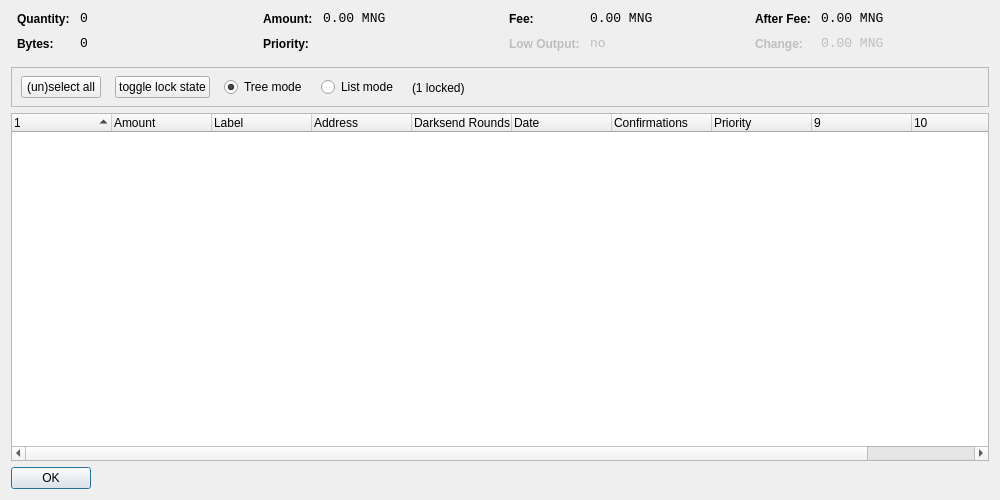
<?xml version="1.0" encoding="UTF-8"?>
<ui version="4.0">
 <class>CoinControlDialog</class>
 <widget class="QDialog" name="CoinControlDialog">
  <property name="geometry">
   <rect>
    <x>0</x>
    <y>0</y>
    <width>1000</width>
    <height>500</height>
   </rect>
  </property>
  <property name="windowTitle">
   <string>Coin Control</string>
  </property>
  <layout class="QVBoxLayout" name="verticalLayout">
   <item>
    <layout class="QHBoxLayout" name="horizontalLayoutTop" stretch="0,0,0,0">
     <property name="topMargin">
      <number>0</number>
     </property>
     <property name="bottomMargin">
      <number>10</number>
     </property>
     <item>
      <layout class="QFormLayout" name="formLayoutCoinControl1">
       <property name="horizontalSpacing">
        <number>10</number>
       </property>
       <property name="verticalSpacing">
        <number>10</number>
       </property>
       <property name="leftMargin">
        <number>6</number>
       </property>
       <property name="rightMargin">
        <number>6</number>
       </property>
       <item row="0" column="0">
        <widget class="QLabel" name="labelCoinControlQuantityText">
         <property name="styleSheet">
          <string notr="true">font-weight:bold;</string>
         </property>
         <property name="text">
          <string>Quantity:</string>
         </property>
        </widget>
       </item>
       <item row="0" column="1">
        <widget class="QLabel" name="labelCoinControlQuantity">
         <property name="font">
          <font>
           <family>Monospace</family>
           <pointsize>10</pointsize>
          </font>
         </property>
         <property name="cursor">
          <cursorShape>IBeamCursor</cursorShape>
         </property>
         <property name="contextMenuPolicy">
          <enum>Qt::ActionsContextMenu</enum>
         </property>
         <property name="text">
          <string notr="true">0</string>
         </property>
         <property name="textInteractionFlags">
          <set>Qt::LinksAccessibleByMouse|Qt::TextSelectableByKeyboard|Qt::TextSelectableByMouse</set>
         </property>
        </widget>
       </item>
       <item row="1" column="0">
        <widget class="QLabel" name="labelCoinControlBytesText">
         <property name="styleSheet">
          <string notr="true">font-weight:bold;</string>
         </property>
         <property name="text">
          <string>Bytes:</string>
         </property>
        </widget>
       </item>
       <item row="1" column="1">
        <widget class="QLabel" name="labelCoinControlBytes">
         <property name="font">
          <font>
           <family>Monospace</family>
           <pointsize>10</pointsize>
          </font>
         </property>
         <property name="cursor">
          <cursorShape>IBeamCursor</cursorShape>
         </property>
         <property name="contextMenuPolicy">
          <enum>Qt::ActionsContextMenu</enum>
         </property>
         <property name="text">
          <string notr="true">0</string>
         </property>
         <property name="textInteractionFlags">
          <set>Qt::LinksAccessibleByMouse|Qt::TextSelectableByKeyboard|Qt::TextSelectableByMouse</set>
         </property>
        </widget>
       </item>
      </layout>
     </item>
     <item>
      <layout class="QFormLayout" name="formLayoutCoinControl2">
       <property name="horizontalSpacing">
        <number>10</number>
       </property>
       <property name="verticalSpacing">
        <number>10</number>
       </property>
       <property name="leftMargin">
        <number>6</number>
       </property>
       <property name="rightMargin">
        <number>6</number>
       </property>
       <item row="0" column="0">
        <widget class="QLabel" name="labelCoinControlAmountText">
         <property name="styleSheet">
          <string notr="true">font-weight:bold;</string>
         </property>
         <property name="text">
          <string>Amount:</string>
         </property>
        </widget>
       </item>
       <item row="0" column="1">
        <widget class="QLabel" name="labelCoinControlAmount">
         <property name="font">
          <font>
           <family>Monospace</family>
           <pointsize>10</pointsize>
          </font>
         </property>
         <property name="cursor">
          <cursorShape>IBeamCursor</cursorShape>
         </property>
         <property name="contextMenuPolicy">
          <enum>Qt::ActionsContextMenu</enum>
         </property>
         <property name="text">
          <string notr="true">0.00 MNG</string>
         </property>
         <property name="textInteractionFlags">
          <set>Qt::LinksAccessibleByMouse|Qt::TextSelectableByKeyboard|Qt::TextSelectableByMouse</set>
         </property>
        </widget>
       </item>
       <item row="1" column="0">
        <widget class="QLabel" name="labelCoinControlPriorityText">
         <property name="styleSheet">
          <string notr="true">font-weight:bold;</string>
         </property>
         <property name="text">
          <string>Priority:</string>
         </property>
        </widget>
       </item>
       <item row="1" column="1">
        <widget class="QLabel" name="labelCoinControlPriority">
         <property name="font">
          <font>
           <family>Monospace</family>
           <pointsize>10</pointsize>
          </font>
         </property>
         <property name="cursor">
          <cursorShape>IBeamCursor</cursorShape>
         </property>
         <property name="contextMenuPolicy">
          <enum>Qt::ActionsContextMenu</enum>
         </property>
         <property name="text">
          <string/>
         </property>
         <property name="textInteractionFlags">
          <set>Qt::LinksAccessibleByMouse|Qt::TextSelectableByKeyboard|Qt::TextSelectableByMouse</set>
         </property>
        </widget>
       </item>
      </layout>
     </item>
     <item>
      <layout class="QFormLayout" name="formLayoutCoinControl3">
       <property name="horizontalSpacing">
        <number>10</number>
       </property>
       <property name="verticalSpacing">
        <number>10</number>
       </property>
       <property name="leftMargin">
        <number>6</number>
       </property>
       <property name="rightMargin">
        <number>6</number>
       </property>
       <item row="0" column="0">
        <widget class="QLabel" name="labelCoinControlFeeText">
         <property name="styleSheet">
          <string notr="true">font-weight:bold;</string>
         </property>
         <property name="text">
          <string>Fee:</string>
         </property>
        </widget>
       </item>
       <item row="0" column="1">
        <widget class="QLabel" name="labelCoinControlFee">
         <property name="font">
          <font>
           <family>Monospace</family>
           <pointsize>10</pointsize>
          </font>
         </property>
         <property name="cursor">
          <cursorShape>IBeamCursor</cursorShape>
         </property>
         <property name="contextMenuPolicy">
          <enum>Qt::ActionsContextMenu</enum>
         </property>
         <property name="text">
          <string notr="true">0.00 MNG</string>
         </property>
         <property name="textInteractionFlags">
          <set>Qt::LinksAccessibleByMouse|Qt::TextSelectableByKeyboard|Qt::TextSelectableByMouse</set>
         </property>
        </widget>
       </item>
       <item row="1" column="0">
        <widget class="QLabel" name="labelCoinControlLowOutputText">
         <property name="enabled">
          <bool>false</bool>
         </property>
         <property name="styleSheet">
          <string notr="true">font-weight:bold;</string>
         </property>
         <property name="text">
          <string>Low Output:</string>
         </property>
        </widget>
       </item>
       <item row="1" column="1">
        <widget class="QLabel" name="labelCoinControlLowOutput">
         <property name="enabled">
          <bool>false</bool>
         </property>
         <property name="font">
          <font>
           <family>Monospace</family>
           <pointsize>10</pointsize>
          </font>
         </property>
         <property name="cursor">
          <cursorShape>IBeamCursor</cursorShape>
         </property>
         <property name="contextMenuPolicy">
          <enum>Qt::ActionsContextMenu</enum>
         </property>
         <property name="text">
          <string notr="true">no</string>
         </property>
         <property name="textInteractionFlags">
          <set>Qt::LinksAccessibleByMouse|Qt::TextSelectableByKeyboard|Qt::TextSelectableByMouse</set>
         </property>
        </widget>
       </item>
      </layout>
     </item>
     <item>
      <layout class="QFormLayout" name="formLayoutCoinControl4">
       <property name="horizontalSpacing">
        <number>10</number>
       </property>
       <property name="verticalSpacing">
        <number>10</number>
       </property>
       <property name="leftMargin">
        <number>6</number>
       </property>
       <property name="rightMargin">
        <number>6</number>
       </property>
       <item row="0" column="0">
        <widget class="QLabel" name="labelCoinControlAfterFeeText">
         <property name="styleSheet">
          <string notr="true">font-weight:bold;</string>
         </property>
         <property name="text">
          <string>After Fee:</string>
         </property>
        </widget>
       </item>
       <item row="0" column="1">
        <widget class="QLabel" name="labelCoinControlAfterFee">
         <property name="font">
          <font>
           <family>Monospace</family>
           <pointsize>10</pointsize>
          </font>
         </property>
         <property name="cursor">
          <cursorShape>IBeamCursor</cursorShape>
         </property>
         <property name="contextMenuPolicy">
          <enum>Qt::ActionsContextMenu</enum>
         </property>
         <property name="text">
          <string notr="true">0.00 MNG</string>
         </property>
         <property name="textInteractionFlags">
          <set>Qt::LinksAccessibleByMouse|Qt::TextSelectableByKeyboard|Qt::TextSelectableByMouse</set>
         </property>
        </widget>
       </item>
       <item row="1" column="0">
        <widget class="QLabel" name="labelCoinControlChangeText">
         <property name="enabled">
          <bool>false</bool>
         </property>
         <property name="styleSheet">
          <string notr="true">font-weight:bold;</string>
         </property>
         <property name="text">
          <string>Change:</string>
         </property>
        </widget>
       </item>
       <item row="1" column="1">
        <widget class="QLabel" name="labelCoinControlChange">
         <property name="enabled">
          <bool>false</bool>
         </property>
         <property name="font">
          <font>
           <family>Monospace</family>
           <pointsize>10</pointsize>
          </font>
         </property>
         <property name="cursor">
          <cursorShape>IBeamCursor</cursorShape>
         </property>
         <property name="contextMenuPolicy">
          <enum>Qt::ActionsContextMenu</enum>
         </property>
         <property name="text">
          <string notr="true">0.00 MNG</string>
         </property>
         <property name="textInteractionFlags">
          <set>Qt::LinksAccessibleByMouse|Qt::TextSelectableByKeyboard|Qt::TextSelectableByMouse</set>
         </property>
        </widget>
       </item>
      </layout>
     </item>
    </layout>
   </item>
   <item>
    <widget class="QFrame" name="frame">
     <property name="minimumSize">
      <size>
       <width>0</width>
       <height>40</height>
      </size>
     </property>
     <property name="frameShape">
      <enum>QFrame::StyledPanel</enum>
     </property>
     <property name="frameShadow">
      <enum>QFrame::Sunken</enum>
     </property>
     <widget class="QWidget" name="horizontalLayoutWidget">
      <property name="geometry">
       <rect>
        <x>10</x>
        <y>0</y>
        <width>781</width>
        <height>41</height>
       </rect>
      </property>
      <layout class="QHBoxLayout" name="horizontalLayoutPanel" stretch="0,0,0,0,0">
       <property name="spacing">
        <number>14</number>
       </property>
       <item>
        <widget class="QPushButton" name="pushButtonSelectAll">
         <property name="sizePolicy">
          <sizepolicy hsizetype="Maximum" vsizetype="Fixed">
           <horstretch>0</horstretch>
           <verstretch>0</verstretch>
          </sizepolicy>
         </property>
         <property name="text">
          <string>(un)select all</string>
         </property>
        </widget>
       </item>
        <item>
         <widget class="QPushButton" name="pushButtonToggleLock">
          <property name="sizePolicy">
           <sizepolicy hsizetype="Maximum" vsizetype="Fixed">
            <horstretch>0</horstretch>
            <verstretch>0</verstretch>
           </sizepolicy>
          </property>
          <property name="text">
           <string>toggle lock state</string>
          </property>
          <property name="autoDefault">
           <bool>false</bool>
          </property>
         </widget>
        </item>
       <item>
        <widget class="QRadioButton" name="radioTreeMode">
         <property name="sizePolicy">
          <sizepolicy hsizetype="Maximum" vsizetype="Fixed">
           <horstretch>0</horstretch>
           <verstretch>0</verstretch>
          </sizepolicy>
         </property>
         <property name="text">
          <string>Tree mode</string>
         </property>
         <property name="checked">
          <bool>true</bool>
         </property>
        </widget>
       </item>
       <item>
        <widget class="QRadioButton" name="radioListMode">
         <property name="sizePolicy">
          <sizepolicy hsizetype="Maximum" vsizetype="Fixed">
           <horstretch>0</horstretch>
           <verstretch>0</verstretch>
          </sizepolicy>
         </property>
         <property name="text">
          <string>List mode</string>
         </property>
        </widget>
       </item>
        <item>
         <widget class="QLabel" name="labelLocked">
          <property name="text">
           <string>(1 locked)</string>
          </property>
         </widget>
        </item>
       <item>
        <spacer name="horizontalSpacer">
         <property name="orientation">
          <enum>Qt::Horizontal</enum>
         </property>
         <property name="sizeHint" stdset="0">
          <size>
           <width>40</width>
           <height>20</height>
          </size>
         </property>
        </spacer>
       </item>
      </layout>
     </widget>
    </widget>
   </item>
   <item>
    <widget class="CoinControlTreeWidget" name="treeWidget">
     <property name="contextMenuPolicy">
      <enum>Qt::CustomContextMenu</enum>
     </property>
     <property name="sortingEnabled">
      <bool>false</bool>
     </property>
     <property name="columnCount">
      <number>11</number>
     </property>
     <attribute name="headerShowSortIndicator" stdset="0">
      <bool>true</bool>
     </attribute>
     <attribute name="headerStretchLastSection">
      <bool>false</bool>
     </attribute>
     <column>
      <property name="text">
       <string/>
      </property>
     </column>
     <column>
      <property name="text">
       <string>Amount</string>
      </property>
     </column>
     <column>
      <property name="text">
       <string>Label</string>
      </property>
     </column>
     <column>
      <property name="text">
       <string>Address</string>
      </property>
     </column>
     <column>
      <property name="text">
       <string>Darksend Rounds</string>
      </property>
    </column>
     <column>
      <property name="text">
       <string>Date</string>
      </property>
     </column>
     <column>
      <property name="text">
       <string>Confirmations</string>
      </property>
      <property name="toolTip">
       <string>Confirmed</string>
      </property>
     </column>
     <column>
      <property name="text">
       <string>Priority</string>
      </property>
     </column>
     <column>
      <property name="text">
       <string/>
      </property>
     </column>
     <column>
      <property name="text">
       <string/>
      </property>
     </column>
     <column>
      <property name="text">
       <string/>
      </property>
     </column>
     <column>
      <property name="text">
       <string/>
      </property>
     </column>
    </widget>
   </item>
   <item>
    <widget class="QDialogButtonBox" name="buttonBox">
     <property name="sizePolicy">
      <sizepolicy hsizetype="Maximum" vsizetype="Fixed">
       <horstretch>0</horstretch>
       <verstretch>0</verstretch>
      </sizepolicy>
     </property>
     <property name="orientation">
      <enum>Qt::Horizontal</enum>
     </property>
     <property name="standardButtons">
      <set>QDialogButtonBox::Ok</set>
     </property>
    </widget>
   </item>
  </layout>
 </widget>
 <customwidgets>
  <customwidget>
   <class>CoinControlTreeWidget</class>
   <extends>QTreeWidget</extends>
   <header>coincontroltreewidget.h</header>
  </customwidget>
 </customwidgets>
 <resources/>
 <connections/>
</ui>
